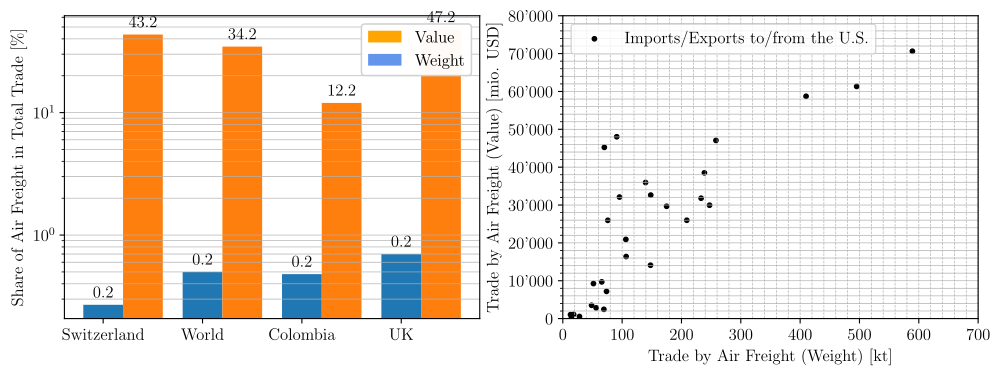

Generate this figure with Python:
#%%
# runs code as interactive cell 
# https://code.visualstudio.com/docs/python/jupyter-support-py

# IMPORTS #######################################

# plotting
import matplotlib.pyplot as plt
import matplotlib.font_manager as font_manager
# unit conversion
cm = 1/2.54 # for inches-cm conversion
# time manipulation
from datetime import datetime

# data science
import numpy as np
import pandas as pd

# i/o
from pathlib import PurePath, Path

# SETUP #########################################

plt.rcParams.update({
    "text.usetex": True,
    "font.family": "Arial",
    "font.sans-serif": "Computer Modern",
    'font.size': 12
})

# DATA IMPORT ###################################

df_share = pd.read_excel(
    io = 'data/data.xlsx',
    sheet_name = 'share of air freight',
    usecols = lambda column: column in [
        'year',
        'country',
        'share of air freight (weight)',
        'share of air freight (value)',
    ],
    dtype={
        'year': int,
        'country': str,
        'share of air freight (weight)': float,
        'share of air freight (value)': float,
    },
    header = 0,
    engine = 'openpyxl'
)
df_us_trade = pd.read_excel(
    io = 'data/data.xlsx',
    sheet_name = 'US air freight trade',
    usecols = lambda column: column in [
        'weight (1000 tons)',
        'value (mio. $(2022))',
        'country (import/export to U.S.)',
    ],
    dtype={
        'weight (1000 tons)': float,
        'value (mio. $(2022))': float,
        'country (import/export to U.S.)': str,
    },
    header = 0,
    engine = 'openpyxl'
)
		
# DATA MANIPULATION #############################

# select only latest datapoint for Switzerland
df_share.drop(df_share[(df_share['country'] == 'Switzerland') & (df_share['year'] != 2019)].index, inplace=True)

# FIGURE ########################################

# SETUP ######################

fig, ax = plt.subplots(
        num = 'main',
        nrows = 1,
        ncols = 2,
        dpi = 300,
        figsize=(30*cm, 10*cm), # A4=(210x297)mm,
    )

# AXIS SCALING ###############

ax[0].set_yscale('log')

# AXIS LIMITS ################

#ax[0].set_ylim(0, 1)
#ax[0].set_xlim(0, 4)

ax[1].set_xlim(0, 700)
ax[1].set_ylim(0, 80000)

# TICKS AND LABELS ###########

ax[1].minorticks_on()
ax[1].tick_params(axis='x', which='minor', bottom=False)

import matplotlib.ticker as ticker
def thousand_formatter(value, tick_number):
    """
    Formats the tick label with thousand separators: 1000 = 1'000.
    """
    return f"{int(value):,}".replace(",", "'")

ax[1].yaxis.set_major_formatter(ticker.FuncFormatter(thousand_formatter))

# GRIDS ######################

ax[1].grid(which='both', axis='y', linestyle='-', linewidth = 0.5)
ax[1].grid(which='both', axis='x', linestyle='--', linewidth = 0.5)

ax[0].grid(which='both', axis='y', linestyle='-', linewidth = 0.5)

# AXIS LABELS ################

ax[0].set_ylabel("Share of Air Freight in Total Trade [\%]")

ax[1].set_xlabel("Trade by Air Freight (Weight) [kt]")
ax[1].set_ylabel("Trade by Air Freight (Value) [mio. USD]")

# PLOTTING ###################

width = 0.4
multiplier = 0
x = np.arange(len(df_share['country']))
ax[0].set_xticks(x, df_share['country'])

for category in ['share of air freight (weight)', 'share of air freight (value)']:
    offset = width * multiplier
    rects = ax[0].bar(
        x = x + offset,
        height = df_share[category],
        width = width,
    )
    ax[0].bar_label(rects, padding=3, fmt = '%d.2')
    multiplier += 1

ax[1].scatter(
    df_us_trade['weight (1000 tons)'],
    df_us_trade['value (mio. $(2022))'],
    color = 'black',
    s = 10,
    label = 'Imports/Exports to/from the U.S.',
)

# LEGEND ####################

from matplotlib.patches import Patch

legend_categories = [
    Patch(
        facecolor = 'orange',
        label = 'Value'
    ),
    Patch(
        facecolor = 'cornflowerblue',
        label = 'Weight'
    ),
]

legend_categories = ax[0].legend(
    handles = legend_categories,
    loc = 'best',
)
ax[0].add_artist(legend_categories)

ax[1].legend(
    loc = 'best',
)

# EXPORT #########################################

file_path = os.path.abspath(__file__)
file_name = os.path.splitext(os.path.basename(file_path))[0]
figure_name: str = str(file_name + '.pdf')

plt.savefig(
    fname = figure_name,
    format="pdf",
    bbox_inches='tight',
    transparent = False
)
